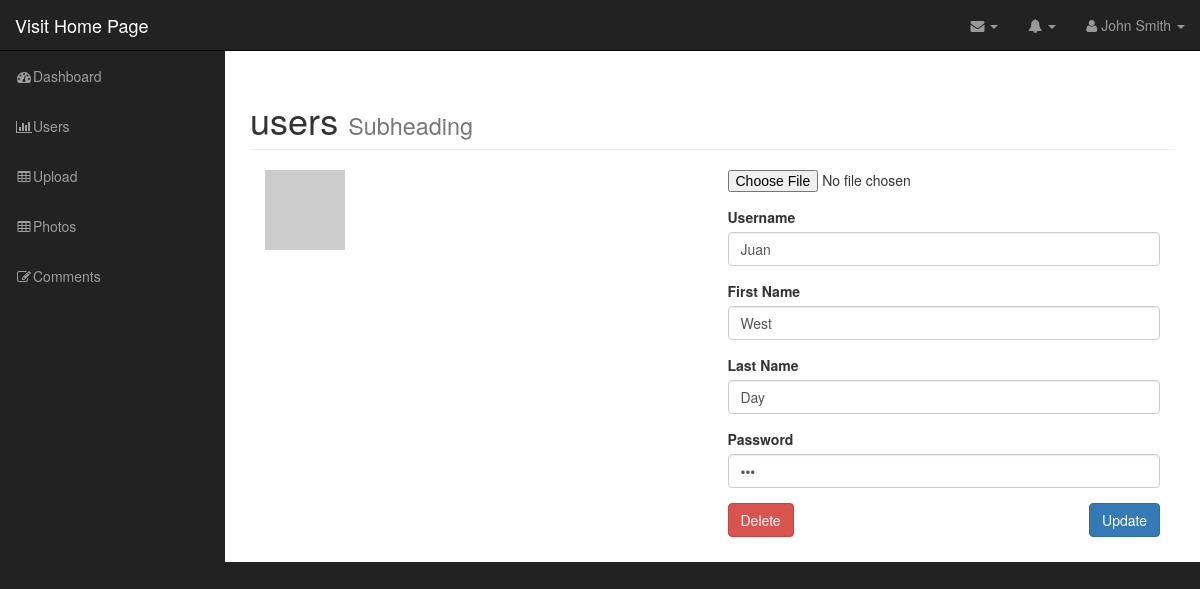
/admin/edit_user.php?id=1 (signed in), run on the app's committed database.
### tables this page shows
CREATE TABLE `users`  (
  `id` int NOT NULL AUTO_INCREMENT,
  `username` varchar(255) NOT NULL,
  `password` varchar(255) NOT NULL,
  `first_name` varchar(255) NOT NULL,
  `last_name` varchar(255) NOT NULL,
  `user_image` varchar(255) NOT NULL,
  PRIMARY KEY (`id`) USING BTREE
);

### admin/includes/database.php (called while the page is built, shortened)
<?php
	class Database{
		public $connection;
		public function open_db_connection(){
			$this->connection = new mysqli(DB_HOST,DB_USER,DB_PASS,DB_NAME);
		}
		public function query($sql){
			$result = $this->connection->query($sql);
			$this->confirm_query($result);return $result;
		}
	}
	$database = new Database();
?>

### admin/includes/db_object.php (called while the page is built, shortened)
<?php
	class Db_object{
		public static function find_by_id($id){
			$the_result_array = static::find_by_query("SELECT * FROM " . static::$db_table . " WHERE id = $id LIMIT 1");
			return !empty($the_result_array) ? array_shift($the_result_array) : false;
		}
		public static function find_by_query($sql){
			global $database;
			$result_set = $database->query($sql);
			$the_object_array = array();
			while($row = mysqli_fetch_array($result_set)){
				$the_object_array[] = static::instantation($row);
			}
			return $the_object_array;
		}
		public static function instantation($the_record){
			$the_object = new $calling_class;
			foreach ($the_record as $the_attribute => $value){
				if($the_object->has_the_attribute($the_attribute)){
					$the_object->$the_attribute = $value;
				}
			}
		    return $the_object;
		}
		private function has_the_attribute($the_attribute){
			return property_exists($this, $the_attribute);
		}
	}
?>

### admin/includes/user.php (called while the page is built, shortened)
<?php
	class User extends Db_object{
		public $user_image;
		public $upload_directory = "images";
		public $image_placeholder = "http://placehold.it/400x400&text=image";
		public function image_path_and_placeholder(){
			return empty($this->user_image) ? $this->image_placeholder : $this->upload_directory.DS.$this->user_image;
		}
	}
?>

### admin/edit_user.php (shortened to what this page needs)
<?php
  include("includes/header.php");
  $user = User::find_by_id($_GET['id']);
?>
<nav class="navbar navbar-inverse navbar-fixed-top" role="navigation">
  <?php include("includes/top_nav.php") ?>
  <?php include("includes/side_nav.php"); ?>
</nav>
<div id="page-wrapper">
  <div class="container-fluid">
      <div class="row">
          <div class="col-lg-12">
              <h1 class="page-header">
                  users
                  <small>Subheading</small>
              </h1>
            <div class="col-md-6 user_image_box">
              <a href="#" data-toggle="modal" data-target="#photo-library"><img class="img-responsive" src="<?php echo $user->image_path_and_placeholder(); ?>" alt=""></a>
            </div>
            <form action="" method="post" enctype="multipart/form-data">
                <div class="col-md-6">
                  <div class="form-group">
                    <input type="file" name="user_image">
                  </div>
                  <div class="form-group">
                    <label for="username">Username</label>
                    <input type="text" name="username" class="form-control" value="<?php echo $user->username; ?>" >
                  </div>
                  <div class="form-group">
                    <label for="first name">First Name</label>
                    <input type="text" name="first_name" class="form-control" value="<?php echo $user->first_name; ?>" >
                  </div>
                  <div class="form-group">
                    <label for="last name">Last Name</label>
                    <input type="text" name="last_name" class="form-control" value="<?php echo $user->last_name; ?>" >
                  </div>
                  <div class="form-group">
                    <label for="password">Password</label>
                    <input type="password" name="password" class="form-control" value="<?php echo $user->password; ?>" >
                  </div>
                  <div class="form-group">
                    <a id="user-id" class="btn btn-danger" href="delete_user.php?id=<?php echo $user->id; ?>">Delete</a>
                    <input type="submit" name="update" class="btn btn-primary pull-right" value="Update" >
                  </div>
                </div>
            </form>
          </div>
        </div>
      </div>
</div>
<?php include("includes/footer.php"); ?>

### admin/css/sb-admin.css (style rules this page uses)
body { margin-top: 100px; background-color: #222; }
@media (min-width:768px) { body { margin-top: 50px; } }
#page-wrapper { width: 100%; padding: 0; background-color: #fff; }
@media (min-width:768px) { #page-wrapper { padding: 10px; } }

### data on the page
users: username "Juan", first_name "West", last_name "Day"
